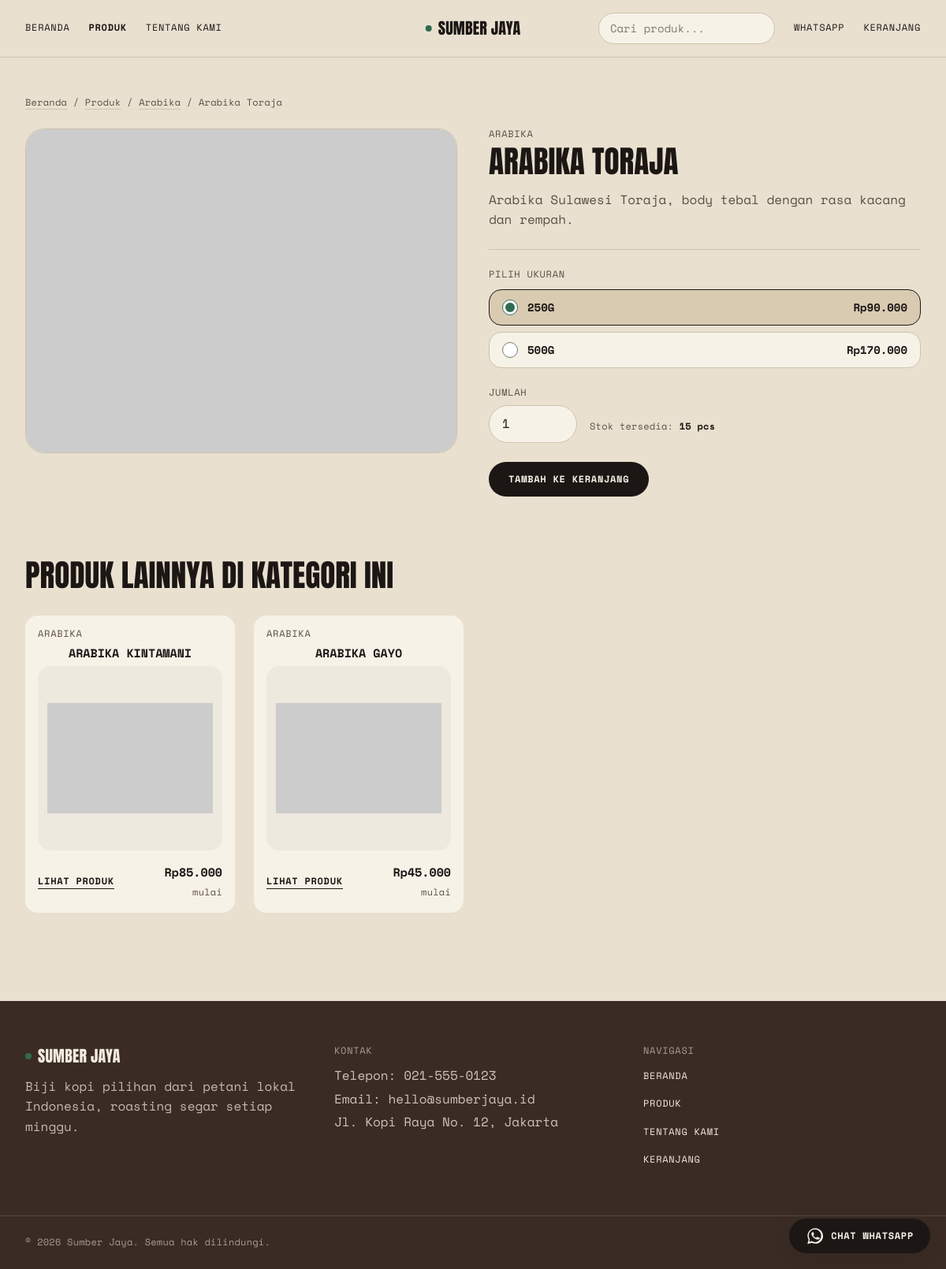
Screenshot of /products/detail/3 with the database file from the repository.
### tables this page shows
CREATE TABLE IF NOT EXISTS `settings` (
  `id`              TINYINT UNSIGNED NOT NULL DEFAULT 1,
  `store_name`      VARCHAR(100) NOT NULL DEFAULT 'Sumber Jaya',
  `whatsapp_number` VARCHAR(30) NOT NULL DEFAULT '6281234567890',  
  `phone`           VARCHAR(30) NULL DEFAULT NULL,
  `address`         VARCHAR(255) NULL DEFAULT NULL,
  `email`           VARCHAR(100) NULL DEFAULT NULL,
  `about_text`      TEXT NULL,
  PRIMARY KEY (`id`)
);

CREATE TABLE IF NOT EXISTS `products` (
  `id`          INT UNSIGNED NOT NULL AUTO_INCREMENT,
  `category_id` INT UNSIGNED NOT NULL,
  `name`        VARCHAR(150) NOT NULL,
  `slug`        VARCHAR(170) NOT NULL,
  `description` TEXT NULL,
  `image_url`   VARCHAR(500) NULL DEFAULT NULL,
  `is_active`   TINYINT(1) NOT NULL DEFAULT 1,
  `created_at`  DATETIME NULL DEFAULT NULL,
  `updated_at`  DATETIME NULL DEFAULT NULL,
  PRIMARY KEY (`id`),
  UNIQUE KEY `uq_products_slug` (`slug`),
  KEY `idx_products_category` (`category_id`),
  CONSTRAINT `fk_products_category`
    FOREIGN KEY (`category_id`) REFERENCES `categories` (`id`)
    ON DELETE CASCADE ON UPDATE CASCADE
);

CREATE TABLE IF NOT EXISTS `categories` (
  `id`          INT UNSIGNED NOT NULL AUTO_INCREMENT,
  `name`        VARCHAR(100) NOT NULL,
  `slug`        VARCHAR(120) NOT NULL,
  `description` VARCHAR(255) NULL DEFAULT NULL,
  `image_url`   VARCHAR(500) NULL DEFAULT NULL,
  `created_at`  DATETIME NULL DEFAULT NULL,
  PRIMARY KEY (`id`),
  UNIQUE KEY `uq_categories_slug` (`slug`)
);

CREATE TABLE IF NOT EXISTS `product_variants` (
  `id`         INT UNSIGNED NOT NULL AUTO_INCREMENT,
  `product_id` INT UNSIGNED NOT NULL,
  `label`      VARCHAR(50) NOT NULL,
  `price`      INT UNSIGNED NOT NULL DEFAULT 0,
  `stock`      INT NOT NULL DEFAULT 0,
  PRIMARY KEY (`id`),
  KEY `idx_variants_product` (`product_id`),
  CONSTRAINT `fk_variants_product`
    FOREIGN KEY (`product_id`) REFERENCES `products` (`id`)
    ON DELETE CASCADE ON UPDATE CASCADE
);

### application/views/products/detail.php (the view, shortened to what the rows shown need)
<nav class="ds-caption mb-6 text-ds-ink-soft" aria-label="Remah roti">
	<a href="<?= site_url() ?>" class="underline decoration-ds-line underline-offset-4 transition-colors hover:text-ds-ink">Beranda</a>
	<span aria-hidden="true"> / </span>
	<a href="<?= site_url('products') ?>" class="underline decoration-ds-line underline-offset-4 transition-colors hover:text-ds-ink">Produk</a>
	<span aria-hidden="true"> / </span>
	<a href="<?= site_url('products?kategori='.$product['category_slug']) ?>" class="underline decoration-ds-line underline-offset-4 transition-colors hover:text-ds-ink"><?= esc((string) $product['category_name']) ?></a>
	<span aria-hidden="true"> / </span>
	<span><?= esc($product['name']) ?></span>
</nav>
<div class="grid gap-8 md:grid-cols-2 md:gap-10">
	<div>
		<p class="ds-label mb-2 text-ds-ink-soft"><?= esc((string) $product['category_name']) ?></p>
		<h1 class="ds-display-md mb-4"><?= esc($product['name']) ?></h1>
		<?php if ( ! empty($product['description'])): ?>
			<div class="ds-body mb-6 max-w-[60ch] text-ds-ink-soft"><?= nl2br(esc($product['description'])) ?></div>
		<?php endif; ?>
		<?php if ( ! $product['variants']): ?>
			<div class="ds-alert ds-alert--info">
				<svg viewBox="0 0 24 24" class="h-4 w-4" fill="none" stroke="currentColor" stroke-width="2" stroke-linecap="round" stroke-linejoin="round" aria-hidden="true">
					<circle cx="12" cy="12" r="10"/><path d="M12 16v-4M12 8h.01"/>
				</svg>
				<span>Varian produk ini belum tersedia. Silakan cek kembali nanti.</span>
			</div>
		<?php else: ?>
			<?php $hasStock = FALSE; ?>
			<?php foreach ($product['variants'] as $variant): ?>
				<?php if ((int) $variant['stock'] > 0) { $hasStock = TRUE; break; } ?>
			<?php endforeach; ?>
			<form action="<?= site_url('cart/add') ?>" method="post" id="addToCartForm" class="border-t border-ds-line pt-6">
				<p class="ds-label mb-3 text-ds-ink-soft">Pilih ukuran</p>
				<div class="mb-6 space-y-2">
					<?php foreach ($product['variants'] as $index => $variant): ?>
						<?php $inStock = (int) $variant['stock'] > 0; ?>
						<label class="flex items-center justify-between gap-3 rounded-md border px-4 py-3 text-sm transition-colors
							<?= $inStock
								? 'cursor-pointer border-ds-line bg-ds-surface hover:border-ds-ink has-[:checked]:border-ds-ink has-[:checked]:bg-ds-surface-alt'
								: 'cursor-not-allowed border-ds-line bg-ds-surface-alt text-ds-ink-soft' ?>">
							<span class="flex items-center gap-3">
								<input type="radio" name="variant_id" value="<?= (int) $variant['id'] ?>"
								       data-price="<?= (int) $variant['price'] ?>"
								       data-stock="<?= (int) $variant['stock'] ?>"
								       data-label="<?= esc($variant['label'], 'attr') ?>"
								       <?= ( ! $inStock) ? 'disabled' : '' ?>
								       <?= ($inStock AND $index === 0) ? 'checked' : '' ?>
								       class="ds-check">
								<span class="font-bold uppercase"><?= esc($variant['label']) ?></span>
							</span>
							<span class="font-bold"><?= rupiah($variant['price']) ?></span>
						</label>
					<?php endforeach; ?>
				</div>
				<div class="mb-6 flex flex-wrap items-end gap-4">
				</div>
				<button type="submit" <?= $hasStock ? '' : 'disabled' ?>
				        class="ds-btn ds-btn--primary ds-btn--block sm:!w-auto sm:!px-6">
				</button>
			</form>
		<?php endif; ?>
	</div>
</div>
<?php if ($related): ?>
	<section class="mt-14 md:mt-20">
		<h2 class="ds-display-md mb-6 md:mb-8">Produk lainnya di kategori ini</h2>
		<div class="grid grid-cols-1 gap-3 md:grid-cols-2 md:gap-4 lg:grid-cols-4 lg:gap-6">
			<?php foreach ($related as $item): ?>
				<?php $this->load->view('products/_card', array('product' => $item)); ?>
			<?php endforeach; ?>
		</div>
	</section>
<?php endif; ?>

### application/views/layout/header.php (shortened to what the rows shown need)
<!DOCTYPE html>
<html lang="id">
<head>
	<script src="https://cdn.tailwindcss.com"></script>
	<script src="<?= base_url('assets/js/ds-tailwind-config.js') ?>"></script>
	<link rel="stylesheet" href="<?= base_url('assets/css/design-system.css') ?>">
</head>
<body class="flex min-h-screen flex-col">
<header class="sticky top-0 z-40 border-b border-ds-line bg-ds-page/90 backdrop-blur">
	<div class="mx-auto max-w-container px-4 md:px-6 xl:px-8">
		<div class="relative flex h-14 items-center justify-between gap-3 lg:h-[72px]">
			<a href="<?= site_url() ?>" class="ds-logo absolute left-1/2 hidden -translate-x-1/2 lg:inline-flex">
				<span class="ds-logo__dot" aria-hidden="true"></span>
				<span><?= esc($store['store_name']) ?></span>
			</a>
		</div>
	</div>
</header>
<main class="flex-1">
	<div class="mx-auto max-w-container px-4 py-8 md:px-6 md:py-12 xl:px-8">

### application/views/products/_card.php (shortened to what the rows shown need)
<article class="ds-product-card">
	<a href="<?= site_url('products/detail/'.$product['id']) ?>" class="ds-product-card__link">
		<span class="flex items-center justify-between gap-2">
			<span class="ds-label text-ds-ink-soft"><?= esc((string) $product['category_name']) ?></span>
		</span>
		<h3 class="ds-title-sm text-center"><?= esc($product['name']) ?></h3>
		<div class="ds-product-card__media">
			<?php if ( ! empty($product['image_url'])): ?>
				<img src="<?= esc(img_src($product['image_url']), 'attr') ?>" alt="<?= esc($product['name']) ?>"
				     class="h-full w-full object-contain" loading="lazy" width="600" height="600"
				     onerror="this.onerror=null;this.src='https://placehold.co/600x600/f5f5f4/78716c?text=Gambar+tidak+tersedia'">
			<?php else: ?>
				<span class="ds-caption text-ds-ink-soft">Tanpa gambar</span>
			<?php endif; ?>
		</div>
		<div class="ds-product-card__foot">
			<span class="ds-product-card__cta">Lihat Produk</span>
			<?php if ($product['min_price'] !== NULL): ?>
				<span class="text-right">
					<span class="ds-product-card__price block"><?= rupiah($product['min_price']) ?></span>
					<span class="ds-caption text-ds-ink-soft">mulai</span>
				</span>
			<?php else: ?>
				<span class="ds-badge ds-badge--muted">Harga belum diisi</span>
			<?php endif; ?>
		</div>
	</a>
</article>

### application/views/layout/footer.php (shortened to what the rows shown need)
	</div>
</main>
<footer class="relative mt-12 overflow-hidden bg-ds-frame text-ds-on-forest md:mt-16">
	<div class="mx-auto max-w-container px-4 py-10 md:px-6 md:py-14 xl:px-8">
		<div class="grid gap-8 md:grid-cols-3 md:gap-10">
			<div>
				<a href="<?= site_url() ?>" class="ds-logo mb-4 inline-flex">
					<span class="ds-logo__dot" aria-hidden="true"></span>
					<span><?= esc($store['store_name']) ?></span>
				</a>
			</div>
			<div>
				<ul class="ds-body space-y-1 text-ds-on-forest/80">
					<?php if ( ! empty($store['phone'])): ?>
						<li>Telepon: <?= esc($store['phone']) ?></li>
					<?php endif; ?>
					<?php if ( ! empty($store['email'])): ?>
						<li>Email: <?= esc($store['email']) ?></li>
					<?php endif; ?>
					<?php if ( ! empty($store['address'])): ?>
						<li><?= esc($store['address']) ?></li>
					<?php endif; ?>
				</ul>
			</div>
		</div>
	</div>
	<div class="border-t border-ds-on-forest/15">
		<div class="mx-auto flex max-w-container flex-col gap-2 px-4 py-5 text-ds-on-forest/60 md:flex-row md:items-center md:justify-between md:px-6 xl:px-8">
			<p class="ds-caption">
				&copy; <?= date('Y') ?> <?= esc($store['store_name']) ?>. Semua hak dilindungi.
			</p>
			<a href="<?= site_url('admin/login') ?>" class="ds-nav-link ds-nav-link--light">Login Admin</a>
		</div>
	</div>
</footer>
</body>
</html>

### rows the page displays
settings: store_name "SUMBER JAYA", phone "021-555-0123", email "hello@sumberjaya.id", address "Jl. Kopi Raya No. 12, Jakarta", store_name "Sumber Jaya"
products: category.name "Arabika", name "Arabika Toraja", category.name "ARABIKA", name "ARABIKA TORAJA", description "Arabika Sulawesi Toraja, body tebal dengan rasa kacang dan rempah."
product_variants: stock "☑ 250G Rp90.000", label "250G", price "Rp90.000"
product_variants: stock "☐ 500G Rp170.000", label "500G", price "Rp170.000"
products: category.name "ARABIKA", name "ARABIKA KINTAMANI", min_price "Rp85.000"
products: category.name "ARABIKA", name "ARABIKA GAYO", min_price "Rp45.000"
